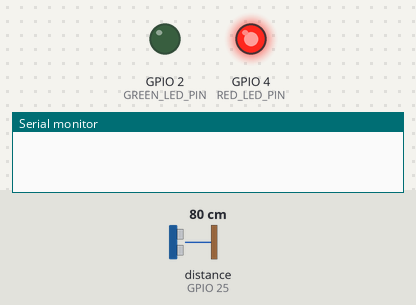
Recording of a sketch running on a simulated ESP32. On the bench: output pins drawn as LEDs (lit = HIGH), the last lines printed to the serial monitor. The inputs (shaded band) are chosen by the test bench; at power-on: distance to the obstacle (sensor on GPIO 25) 80 cm. The echo pulse lasts 58.3 µs per cm; WiFi joins after 1.5 s; servers stay silent unless stated; random numbers use the default seed unless the sketch sets one; no MQTT or app messages arrive unless stated; pins used as bus, display or sensor lines are not drawn.

Above: at 0.1 s.
At 5.2 s:
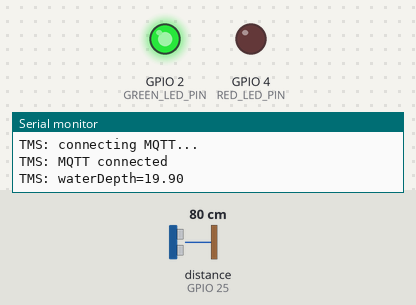
Timing chart, 0 to 6.7 s (numbered marks = the images above):
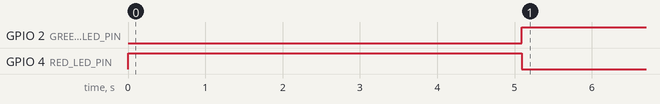

The sketch:

tms.ino
```cpp
#include <WiFi.h>
#include <PubSubClient.h>
#include "sonar.h"

/* wifi network info */
const char* ssid = "Vodafone-C46752547";
const char* password = "hshPHA97mAxKn6Nc";

/* MQTT server address */
const char* mqtt_server = "broker.mqtt-dashboard.com";

/* MQTT topic */
const char* topic = "esiot/waterDepth";

/* Sampling frequency F (ms) */
const unsigned long SAMPLE_PERIOD_MS = 1000;

const float TANK_HEIGHT_CM = 100.0;

const int SONAR_TRIGGER_PIN = 26;
const int SONAR_ECHO_PIN = 25;

const int GREEN_LED_PIN = 2;
const int RED_LED_PIN = 4;

WiFiClient espClient;
PubSubClient mqtt(espClient);

enum class State { INIT, WIFI_CONNECTING, MQTT_CONNECTING, FUNCTIONING, NET_ERROR };
State state = State::INIT;

unsigned long lastSampleMs = 0;
unsigned long lastConnectAttemptMs = 0;

Sonar* pSonar = new Sonar(SONAR_ECHO_PIN, SONAR_TRIGGER_PIN, 30000);

static void setLeds(bool ok) {
  digitalWrite(GREEN_LED_PIN, ok ? HIGH : LOW);
  digitalWrite(RED_LED_PIN,   ok ? LOW  : HIGH);
}

static float distanceToDepthInCm(float distanceCm) {
  if (distanceCm < 0) return -1.0f;
  float depth = TANK_HEIGHT_CM - distanceCm;
  if (depth < 0) {
    depth = 0;
  }
  if (depth > TANK_HEIGHT_CM) {
    depth = TANK_HEIGHT_CM;
  }
  return depth;
}

static bool mqttEnsureConnected() {
  if (mqtt.connected()) return true;
  String clientId = String("esiot-2025-client-water-depth")+String(random(0xffff), HEX);
  return mqtt.connect(clientId.c_str());
}

static void publishWaterDepth(float waterDepth) {
  // {"timestamp":123456,"waterDepth":78.9}
  unsigned long ts = millis();
  char payload[128];
  snprintf(payload, sizeof(payload), "{\"timestamp\":%lu,\"waterDepth\":%.2f}", ts, waterDepth);

  bool ok = mqtt.publish(topic, payload);
  if (!ok) {
    state = State::NET_ERROR;
  }
}

void setup() {
  Serial.begin(115200);

  pinMode(GREEN_LED_PIN, OUTPUT);
  pinMode(RED_LED_PIN, OUTPUT);
  setLeds(false);

  pinMode(SONAR_TRIGGER_PIN, OUTPUT);
  pinMode(SONAR_ECHO_PIN, INPUT);

  WiFi.mode(WIFI_STA);
  mqtt.setServer(mqtt_server, 1883);

  state = State::WIFI_CONNECTING;
}

void loop() {
  const unsigned long now = millis();

  switch (state) {
    case State::WIFI_CONNECTING: {
      setLeds(false);
      if (WiFi.status() != WL_CONNECTED) {
        if (now - lastConnectAttemptMs > 3000) {
          lastConnectAttemptMs = now;
          Serial.println("TMS: connecting WiFi...");
          WiFi.begin(ssid, password);
        }
        delay(50);
        return;
      }
      Serial.print("TMS: WiFi connected, IP=");
      Serial.println(WiFi.localIP());
      state = State::MQTT_CONNECTING;
      return;
    }

    case State::MQTT_CONNECTING: {
      setLeds(false);
      if (WiFi.status() != WL_CONNECTED) {
        state = State::WIFI_CONNECTING;
        return;
      }
      if (now - lastConnectAttemptMs > 2000) {
        lastConnectAttemptMs = now;
        Serial.println("TMS: connecting MQTT...");
        if (mqttEnsureConnected()) {
          Serial.println("TMS: MQTT connected");
          state = State::FUNCTIONING;
          lastSampleMs = 0;
        }
      }
      mqtt.loop();
      delay(20);
      return;
    }

    case State::FUNCTIONING: {
      if (WiFi.status() != WL_CONNECTED || !mqtt.connected()) {
        state = State::NET_ERROR;
        return;
      }
      setLeds(true);
      mqtt.loop();

      if (now - lastSampleMs >= SAMPLE_PERIOD_MS) {
        lastSampleMs = now;
        float dist = pSonar->getDistance();
        float waterDepth = distanceToDepthInCm(dist);

        if (waterDepth < 0) {
          Serial.println("TMS: sonar read error");
          publishWaterDepth(-1.0f);
        } else {
          Serial.print("TMS: waterDepth=");
          Serial.println(waterDepth);
          publishWaterDepth(waterDepth);
        }
      }
      return;
    }

    case State::NET_ERROR: {
      setLeds(false);
      if (WiFi.status() != WL_CONNECTED) {
        state = State::WIFI_CONNECTING;
        return;
      }
      // Try reconnect MQTT
      if (!mqtt.connected()) {
        state = State::MQTT_CONNECTING;
        return;
      }
      // If we are here with MQTT connected, recover
      state = State::FUNCTIONING;
      return;
    }

    case State::INIT:
      state = State::WIFI_CONNECTING;
      return;
  }
}
```

sonar.cpp
```cpp
#include "Sonar.h"
#include <Arduino.h>

Sonar::Sonar(int echoP, int trigP, long maxTime) : echoPin(echoP), trigPin(trigP), timeOut(maxTime){
  pinMode(trigPin, OUTPUT);
  pinMode(echoPin, INPUT);
  temperature = 20; // default value
}

void Sonar::setTemperature(float temp){
  temperature = temp;
}
float Sonar::getSoundSpeed(){
  return 331.5 + 0.6*temperature;
}

float Sonar::getDistance(){
    digitalWrite(trigPin,LOW);
    delayMicroseconds(3);
    digitalWrite(trigPin,HIGH);
    delayMicroseconds(5);
    digitalWrite(trigPin,LOW);

    float tUS = pulseIn(echoPin, HIGH, timeOut);
    if (tUS == 0) {
        return NO_OBJ_DETECTED;
    } else {
        float t = tUS / 1000.0 / 1000.0 / 2;
        float d = t*getSoundSpeed();
        return d * 100; // in cm
    }
}
```

sonar.h
```cpp
#ifndef __SONAR__
#define __SONAR__

#define NO_OBJ_DETECTED -1

class Sonar {

public:
  Sonar(int echoPin, int trigPin, long maxTime);
  float getDistance();
  void setTemperature(float temp);

private:
    const float vs = 331.5 + 0.6*20;
    float getSoundSpeed();

    float temperature;
    int echoPin, trigPin;
    long timeOut;
};

#endif 
```

Measured:
- by itself, GPIO 2 (GREEN_LED_PIN): LOW → HIGH at 5.1 s
- by itself, GPIO 4 (RED_LED_PIN): HIGH → LOW at 5.1 s
